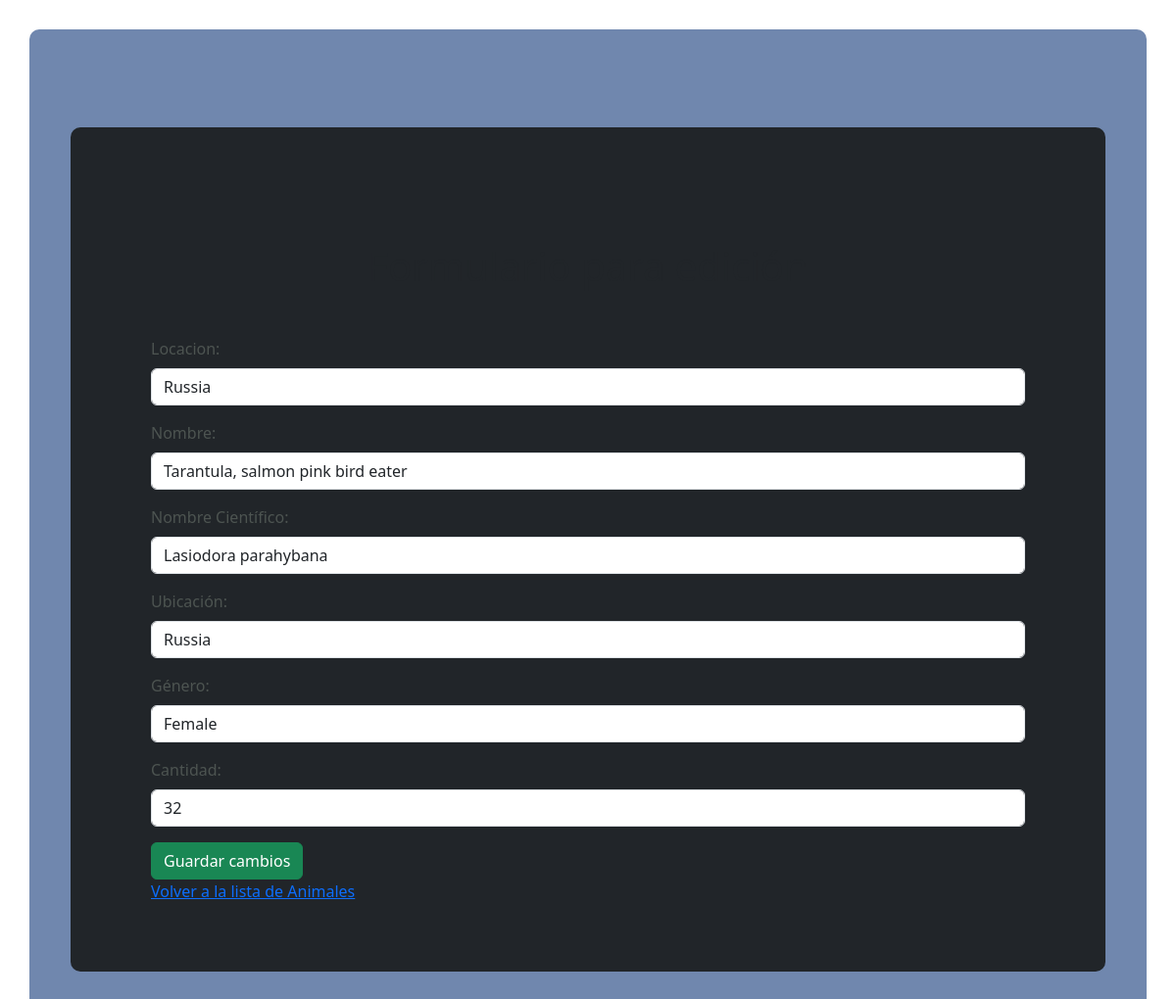
The app's page /edit/7 with its own data.
### models/models.py (models this page shows, shortened)
class Animal(db.Model):
    __tablename__ = "animals"
    id = db.Column(db.Integer, primary_key=True)
    name = db.Column(db.String(50), nullable=False)
    cientific_name = db.Column(db.String(50), nullable=False)
    location = db.Column(db.String(50), nullable=False)
    gender = db.Column(db.String(50), nullable=False)
    count = db.Column(db.Integer, nullable=False)

### app.py (the view, shortened to what this page needs)
@app.route("/edit/<animals_id>", methods=["GET", "POST"])
def edit(animals_id):
    animals_db = Animal.query.filter_by(id=animals_id).first()
    if not animals_db:  # Check if animal exists
        return "Animal not found!"
    return render_template("edit.html", animals=animals_db)

### templates/edit.html
{% extends 'layout.html' %}
{% block main %}
<div class="container-fluid">
     <h1 class="text-center mt-5 mb-5 text-dark">Formulario para edición</h1>
    <form method="POST" action="/edit/{{ animals_id }}"> <input type="hidden" name="id" value="{{ animals.id }}">
        <div class="mb-3">
            <label for="location" class="form-label">Locacion:</label>
            <input type="text" class="form-control" id="location" name="location" value="{{animals.location}}">
        </div>
        <div class="mb-3">
            <label for="name" class="form-label">Nombre:</label>
            <input type="text" class="form-control" id="name" name="name" value="{{animals.name}}">
        </div>
        <div class="mb-3">
            <label for="cientific_name"class="form-label" >Nombre Científico:</label>
            <input type="text" class="form-control"  id="cientific_name" name="cientific_name" value="{{animals.cientific_name}}">
        </div>
        <div class="mb-3">
            <label for="location" class="form-label">Ubicación:</label>
            <input type="text" class="form-control" id="location" name="location" value="{{animals.location}}">
        </div>
        <div class="mb-3">
            <label for="gender"class="form-label" >Género:</label>
            <input type="text" class="form-control" id="gender" name="gender" value="{{animals.gender}}">
        </div>
        <div class="mb-3">
            <label for="count"class="form-label" >Cantidad:</label>
            <input type="text" class="form-control" id="count" name="count" value="{{animals.count}}">
        </div>
        <button type="submit" class="btn btn-success">Guardar cambios</button>
    </form>
    <a href="/">Volver a la lista de Animales</a>
</div>
{% endblock main %}

### records on screen
Animal: location "Russia", name "Tarantula, salmon pink bird eater", cientific_name "Lasiodora parahybana", gender "Female", count "32"
